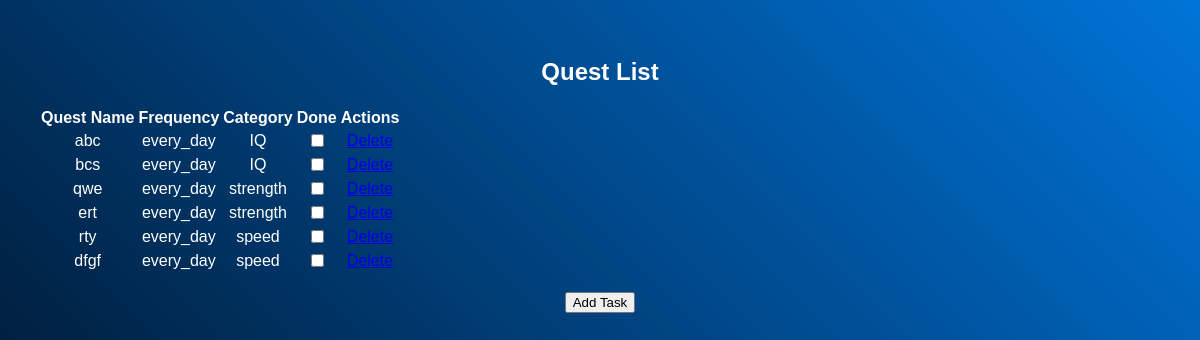
The page /quest (signed in) on the database its author committed.
### app1.py (models this page shows)
class Quest(db.Model):
    id = db.Column(db.Integer, primary_key=True)
    uid = db.Column(db.Integer)
    quest_name = db.Column(db.String(100), nullable=False)
    frequency = db.Column(db.String(50), nullable=False)
    category = db.Column(db.String(50), nullable=False)
    done = db.Column(db.Integer, default=0)  # 0 = not done, 1 = done

### app1.py (the view)
@app.route('/quest', methods=['GET', 'POST'])
def quest():
    tasks = Quest.query.filter_by(uid=current_user.uid).all()
    return render_template('quest.html', tasks=tasks)

### app1.py (called while the page is built)
@login_manager.user_loader
def load_user(user_id):
    return User.query.get(int(user_id))

### templates/quest.html (shortened to what this page needs)
<!DOCTYPE html>
<html lang="en">
<head>
    <link rel="stylesheet" href="{{ url_for('static', filename='styles.css') }}">
</head>
<body>
    <div class="container">
        <h2>Quest List</h2>
        <table>
            <thead>
                <tr>
                    <th>Quest Name</th>
                    <th>Frequency</th>
                    <th>Category</th>
                    <th>Done</th>
                    <th>Actions</th>
                </tr>
            </thead>
            <tbody>
                {% for quest in tasks %}
                <tr>
                    <td>{{ quest.quest_name }}</td>
                    <td>{{ quest.frequency }}</td>
                    <td>{{ quest.category }}</td>
                    <td>
                        <form method="POST" action="/update_quest/{{ quest.id }}">
                            <input type="checkbox" name="done" value="1" {% if quest.done == 1 %}checked{% endif %} onchange="this.form.submit()">
                        </form>
                    </td>
                    <td>
                        <a href="/delete_quest/{{ quest.id }}">Delete</a>
                    </td>
                </tr>
                {% endfor %}
            </tbody>
        </table>
        <br>
        <a href="/add_task"><button class="add-task-btn">Add Task</button></a>
    </div>
</body>
</html>

### static/styles.css (style rules this page uses)
body { background: linear-gradient(45deg, #001f3f, #0074D9); color: #fff; font-family: Arial, sans-serif; text-align: center; }
.container { padding: 30px; }

### rows shown on the page
Quest: quest_name "abc", frequency "every_day", category "IQ"
Quest: quest_name "bcs", frequency "every_day", category "IQ"
Quest: quest_name "qwe", frequency "every_day", category "strength"
Quest: quest_name "ert", frequency "every_day", category "strength"
Quest: quest_name "rty", frequency "every_day", category "speed"
Quest: quest_name "dfgf", frequency "every_day", category "speed"
